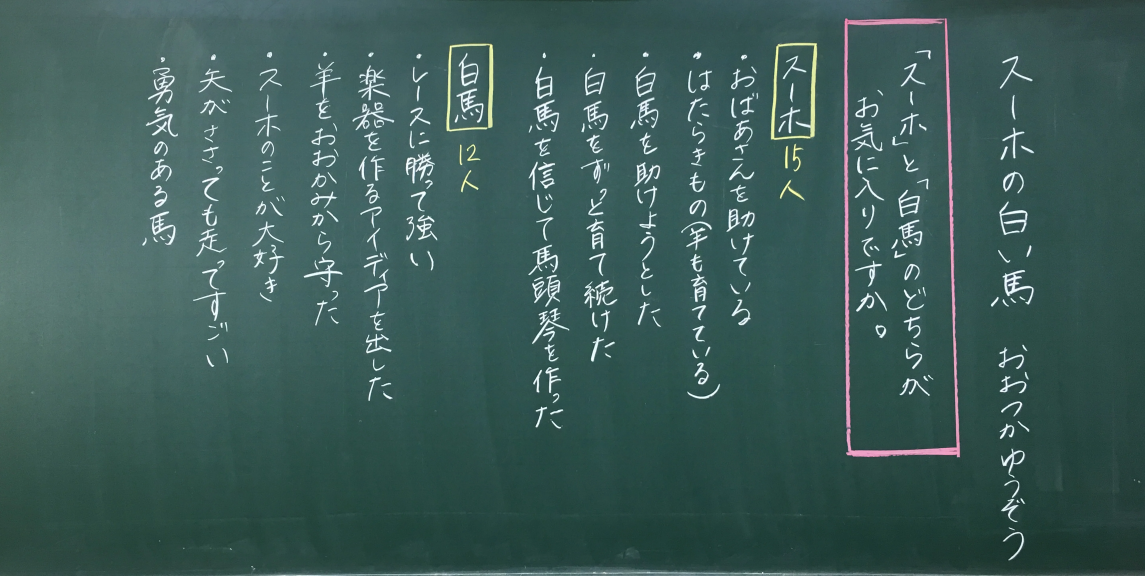
#> input picture data/kokuban1-1.webp, 5724 x 2880 px (shown at 1/5 size)
$ python -i binarize.py   (imports and definitions only)
#> lines starting #> are read from the running program, lines starting #| are printed output that depends on the picture; after the words box and inside, x2 and y2 are one past the last pixel; in counts of white or black regions, pixels touching at a corner belong together
"""板書画像から前景（チョーク・ペン線）マスクを抽出する。

照明ムラへの耐性のため CLAHE・適適応二値化・モルフォロジーを組み合わせ、
白板（明背景）／黒板（暗背景）をヒューリスティックで推定して前景を反転統一する。
"""

from __future__ import annotations

from dataclasses import dataclass

import cv2
import numpy as np


@dataclass(frozen=True)
class BinarizeResult:
    """前景（線・ストローク相当）が 255 の uint8 1ch マスク。"""

    mask: np.ndarray
    background_is_light: bool


def _edge_background_median(gray: np.ndarray) -> float:
    """縁を背景の代表として、その明度中央値を返す。"""
    h, w = gray.shape[:2]
    if h < 2 or w < 2:
        return float(np.median(gray))
    top = gray[0, :].ravel()
    bot = gray[-1, :].ravel()
    left = gray[1:-1, 0].ravel()
    right = gray[1:-1, -1].ravel()
    return float(np.median(np.concatenate([top, bot, left, right])))


def _green_board_roi_mask(bgr: np.ndarray) -> np.ndarray | None:
    """緑系黒板の盤面らしい最大領域を ROI として返す。検出できなければ None。"""
    h_img, w_img = bgr.shape[:2]
    hsv = cv2.cvtColor(bgr, cv2.COLOR_BGR2HSV)
    hue, sat, val = cv2.split(hsv)
    board = ((hue >= 25) & (hue <= 95) & (sat >= 30) & (val >= 25) & (val <= 225)).astype(np.uint8) * 255
    k = np.ones((31, 31), np.uint8)
    board = cv2.morphologyEx(board, cv2.MORPH_CLOSE, k, iterations=2)
    n, labels, stats, _ = cv2.connectedComponentsWithStats((board > 127).astype(np.uint8))
    if n <= 1:
        return None

    idx = int(1 + np.argmax(stats[1:, cv2.CC_STAT_AREA]))
    x, y, w, h, area = [int(v) for v in stats[idx]]
    if area < 0.25 * h_img * w_img or w < 0.35 * w_img or h < 0.35 * h_img:
        return None

    mx = max(8, int(0.035 * w))
    my = max(4, int(0.01 * h))
    roi = np.zeros((h_img, w_img), dtype=np.uint8)
    roi[y + my : y + h - my, x + mx : x + w - mx] = 255
    return roi


def _remove_non_text_artifacts(mask: np.ndarray) -> np.ndarray:
    """黒板枠・上下端の細長い反射など、文字ではない大きな成分を落とす。"""
    h, w = mask.shape[:2]
    n, labels, stats, _ = cv2.connectedComponentsWithStats((mask > 127).astype(np.uint8))
    cleaned = np.zeros_like(mask)
    img_area = float(h * w)
    for i in range(1, n):
        sx, sy, sw, sh, area = [int(v) for v in stats[i]]
        if area < 4:
            continue
        if area > 0.035 * img_area:
            continue
        if sh > 0.42 * h or sw > 0.72 * w:
            continue
        aspect = max(float(sw) / max(float(sh), 1.0), float(sh) / max(float(sw), 1.0))
        if aspect > 18.0 and (sw > 0.18 * w or sh > 0.18 * h):
            continue
        if area < 50 and (sy < 0.035 * h or sy + sh > 0.965 * h):
            continue
        cleaned[labels == i] = 255
    return cleaned


def extract_chalk_mask(bgr: np.ndarray) -> BinarizeResult:
    """BGR uint8 を受け取り、前景ストロークを 255 とするマスクを返す。"""
    if bgr.ndim != 3 or bgr.shape[2] != 3:
        raise ValueError("BGR uint8 画像 (H,W,3) を想定しています")

    gray = cv2.cvtColor(bgr, cv2.COLOR_BGR2GRAY)
    blurred = cv2.GaussianBlur(gray, (3, 3), 0)
    clahe = cv2.createCLAHE(clipLimit=2.0, tileGridSize=(8, 8)).apply(blurred)

    bg_med = _edge_background_median(clahe)
    light_bg = bg_med > 120.0

    # 適応二値化の探索窓サイズ（必ず奇数、極端に大きくしない）
    block = max(15, min(63, round(min(clahe.shape) / 40.0))) | 1

    # 白板: 筆記が暗い → 適応二値化で暗領域を前景(255)
    # 黒板: 筆記が明るい → 局所背景との差分でチョーク線を前景(255)
    if light_bg:
        adaptive = cv2.adaptiveThreshold(
            clahe,
            255,
            cv2.ADAPTIVE_THRESH_GAUSSIAN_C,
            cv2.THRESH_BINARY_INV,
            block,
            5,
        )
        _, otsu = cv2.threshold(clahe, 0, 255, cv2.THRESH_BINARY_INV + cv2.THRESH_OTSU)
        merged = cv2.bitwise_or(adaptive, otsu)
    else:
        bg_kernel = max(31, min(81, round(min(gray.shape[:2]) / 12.0))) | 1
        local_bg = cv2.medianBlur(gray, bg_kernel)
        diff = cv2.subtract(gray, local_bg)
        threshold = float(np.clip(np.percentile(diff, 96.0), 14.0, 30.0))
        merged = ((diff > threshold) & (gray > 78)).astype(np.uint8) * 255
        roi = _green_board_roi_mask(bgr)
        if roi is not None:
            merged = cv2.bitwise_and(merged, roi)

    k = np.ones((3, 3), np.uint8)
    closed = cv2.morphologyEx(merged, cv2.MORPH_CLOSE, k, iterations=1)
    opened = cv2.morphologyEx(closed, cv2.MORPH_OPEN, k, iterations=1)
    if not light_bg:
        opened = _remove_non_text_artifacts(opened)

    return BinarizeResult(mask=opened, background_is_light=light_bg)

>>> import cv2
>>> picture = cv2.imread('../../../data/kokuban1-1.webp')
#> picture is the input picture: shape (2880, 5724, 3); mean B, G, R 88.3, 92, 61
>>> result = extract_chalk_mask(picture)
#> in extract_chalk_mask, `gray = cv2.cvtColor(bgr, cv2.COLOR_BGR2GRAY)`:
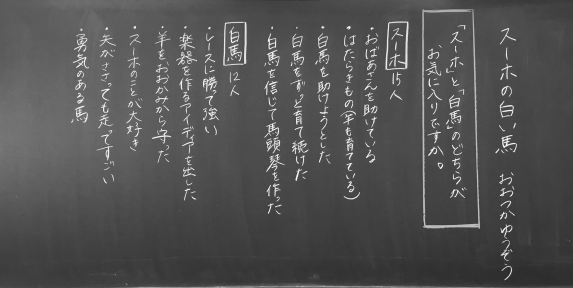
#> gray: shape (2880, 5724) (shown at 1/10 size); min 17, max 255, mean 82.3
#> in _edge_background_median, `top = gray[0, :].ravel()`: top = 5724 values, max 136 at index 965, min 38 at index 2771, mean 84.72
#> in _edge_background_median, `bot = gray[-1, :].ravel()`: bot = 5724 values, max 245 at index 1418, min 60 at index 356, mean 134.8
#> in _edge_background_median, `left = gray[1:-1, 0].ravel()`: left = 2878 values, max 146 at index 1489, min 55 at index 2587, mean 99.38
#> in _edge_background_median, `right = gray[1:-1, -1].ravel()`: right = 2878 values, max 116 at index 2877, min 32 at index 2842, mean 66.06
#> in extract_chalk_mask, `bg_med = _edge_background_median(clahe)`: bg_med = 99
#> in extract_chalk_mask, `light_bg = bg_med > 120.0`: light_bg = False
#> in extract_chalk_mask, `diff = cv2.subtract(gray, local_bg)`:
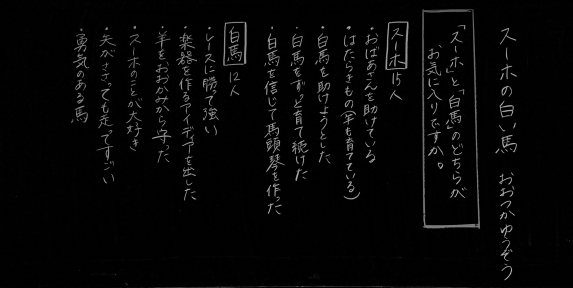
#> diff: shape (2880, 5724) (shown at 1/10 size); min 0, max 204, mean 6
#> in extract_chalk_mask, `threshold = float(np.clip(np.percentile(diff, 96.0), 14.0, 30.0))`: threshold = 30
#> in extract_chalk_mask, `merged = ((diff > threshold) & (gray > 78)).astype(np.uint8) * 255`:
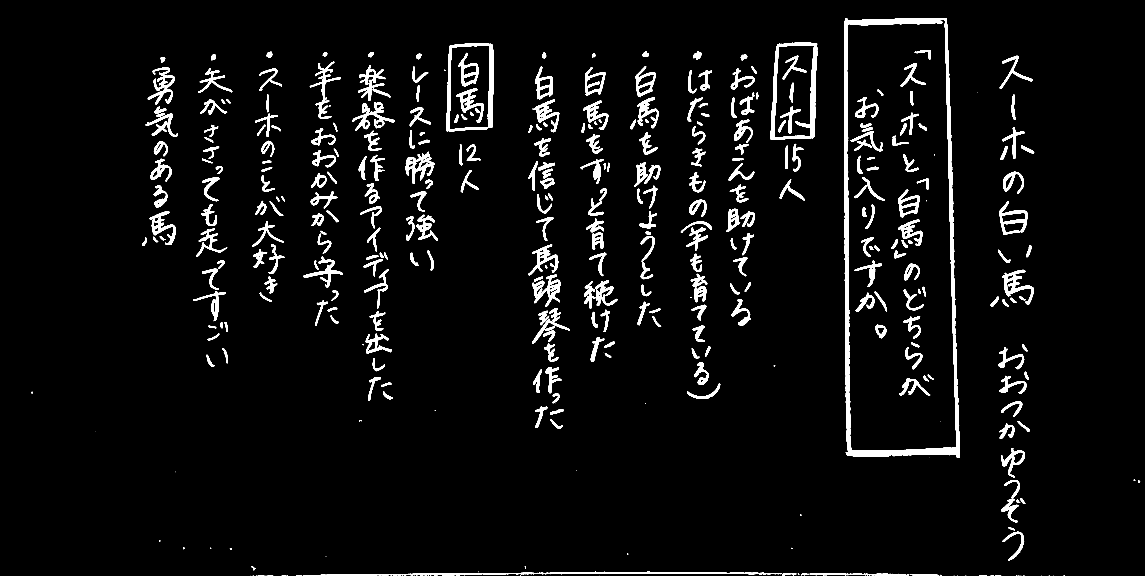
#> merged: shape (2880, 5724) (shown at 1/5 size); 4.3% white; 429 white regions (68 under 20 px), largest, box (x1, y1, x2, y2) and area: (4221, 90, 4800, 2287) 100213, (3853, 214, 4086, 700) 23451, (2232, 217, 2467, 658) 19351
#> in _green_board_roi_mask, `hue, sat, val = cv2.split(hsv)`:
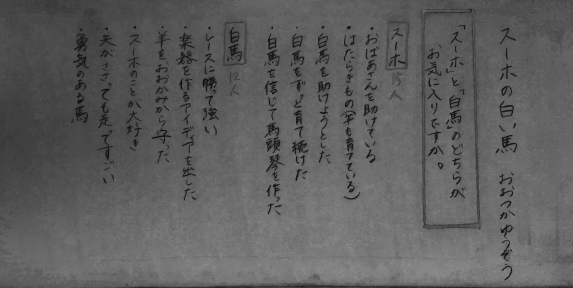
#> sat: shape (2880, 5724) (shown at 1/10 size); min 0, max 255, mean 94.4
#> in _green_board_roi_mask, `board = ((hue >= 25) & (hue <= 95) & (sat >= 30) & (val >= 25) & (val ..`:
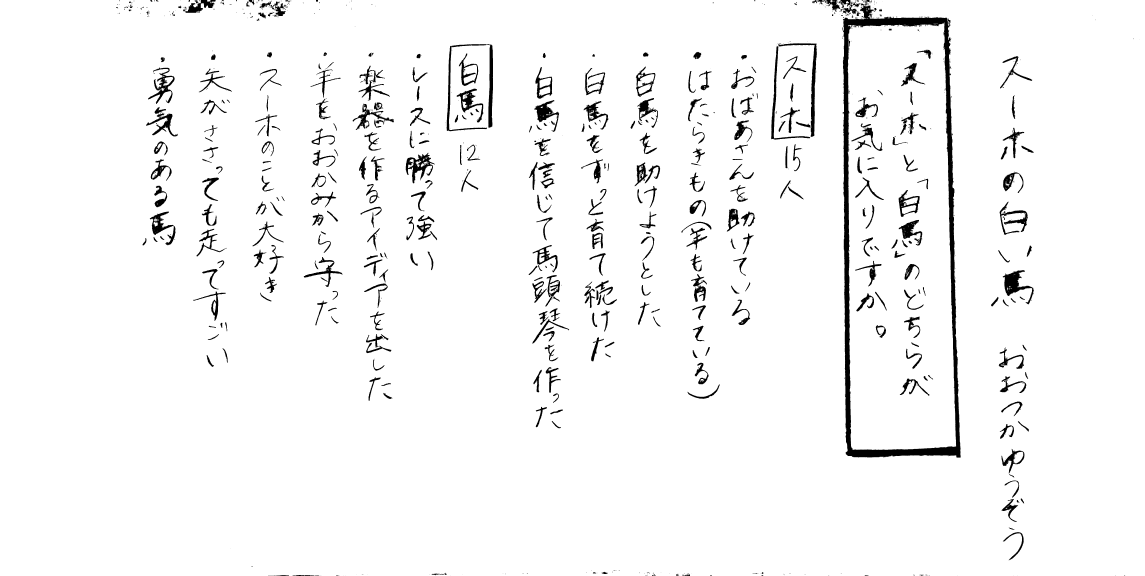
#> board: shape (2880, 5724) (shown at 1/5 size); 96.4% white; 1480 black regions (1033 under 20 px), largest, box (x1, y1, x2, y2) and area: (4212, 0, 4804, 2289) 138976, (2233, 221, 2465, 656) 13832, (3890, 216, 4084, 684) 9024
#> in _green_board_roi_mask, `n, labels, stats, _ = cv2.connectedComponentsWithStats((board > 127).a..`: n = 2; stats = [[-1, 2147483647, 0, 0, 0], [0, 0, 5724, 2880, 16485120]]
#> in _green_board_roi_mask, `idx = int(1 + np.argmax(stats[1:, cv2.CC_STAT_AREA]))`: idx = 1
#> in _green_board_roi_mask, `x, y, w, h, area = [int(v) for v in stats[idx]]`: x = 0; w = 5724; h = 2880; area = 16485120
#> in _green_board_roi_mask, `mx = max(8, int(0.035 * w))`: mx = 200
#> in _green_board_roi_mask, `my = max(4, int(0.01 * h))`: my = 28
#> in _remove_non_text_artifacts, `n, labels, stats, _ = cv2.connectedComponentsWithStats((mask > 127).as..`:
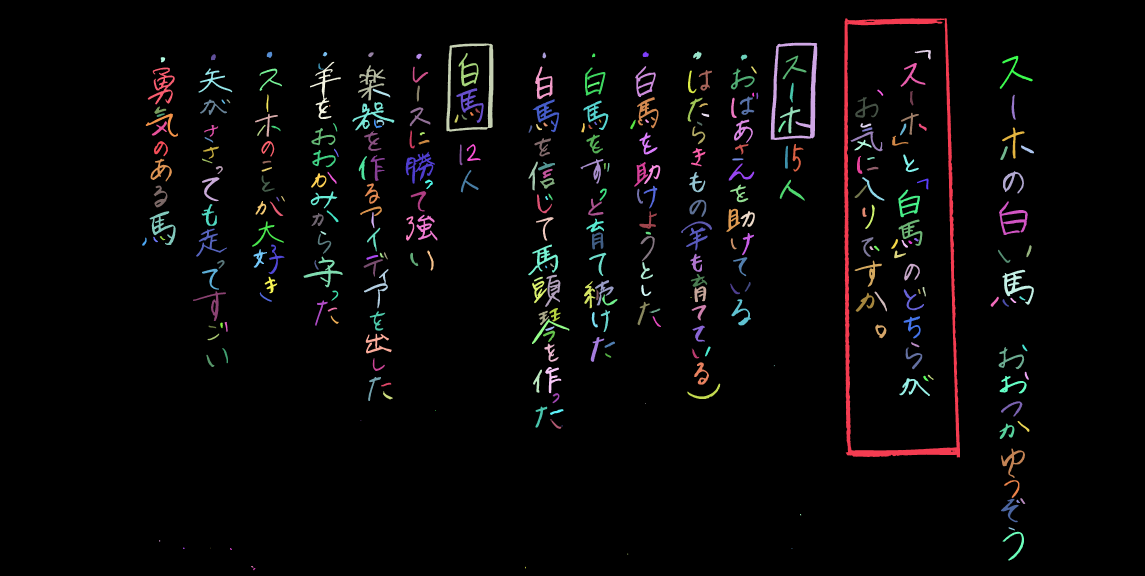
#> labels: shape (2880, 5724) int32 (shown at 1/5 size); 343 distinct labels, from 0 to 342; one colour per label, 0 black
#> in _remove_non_text_artifacts, `n, labels, stats, _ = cv2.connectedComponentsWithStats((mask > 127).as..`: n = 343; stats = 343 rows, first 6: [0, 0, 5724, 2880, 15797983], [4221, 91, 579, 2196, 100351], [3854, 214, 232, 486, 23469], [2232, 217, 235, 441, 19361], [4574, 250, 80, 48, 1096], [3466, 257, 42, 40, 1026]
#> the loop in _remove_non_text_artifacts, `for i in range(1, n):` made 342 passes
#> (sx, sy, sw, sh, area, aspect) on passes 2 to 4: (3854, 214, 232, 486, 23469, 2.09), (2232, 217, 235, 441, 19361, 1.88), (4574, 250, 80, 48, 1096, 1.67)
#> after the loop in _remove_non_text_artifacts, `for i in range(1, n):`:
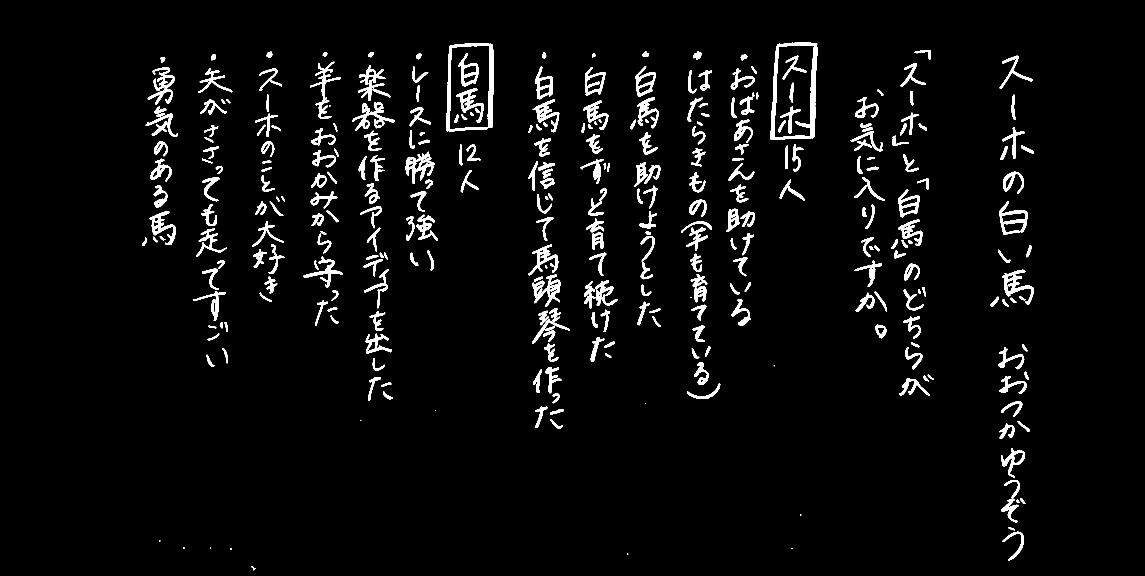
#> cleaned: shape (2880, 5724) (shown at 1/5 size); 3.6% white; 340 white regions (7 under 20 px), largest, box (x1, y1, x2, y2) and area: (3854, 214, 4086, 700) 23469, (2232, 217, 2467, 658) 19361, (2029, 759, 2174, 918) 7989

$ run again, on data/rectangle_large_type_2_200ca6f846ff96ed76bc56e5e8e9f20f.webp
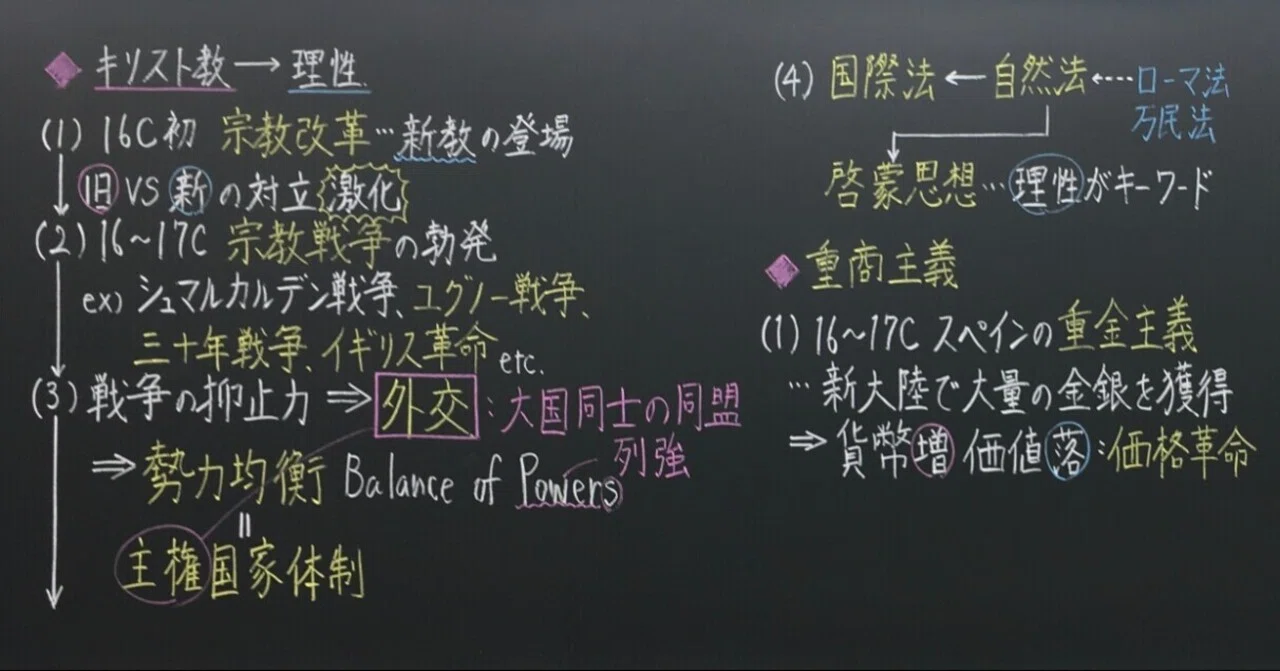
#> input picture data/rectangle_large_type_2_200ca6f846ff96ed76bc56e5e8e9f20f.webp, 1280 x 671 px
#> picture is the input picture: shape (671, 1280, 3); mean B, G, R 62.6, 62.4, 59.1
#> top = 1280 values, max 107 at index 578, min 75 at index 188, mean 91.72
#> bot = 1280 values, max 24 at index 1093, min 15 at index 47, mean 19.43
#> left = 669 values, max 91 at index 0, min 28 at index 668, mean 43.51
#> right = 669 values, max 94 at index 3, min 33 at index 485, mean 52.47
#> bg_med = 44
#> light_bg = False
#> threshold = 30
#> hsv: shape (671, 1280, 3); mean H, S, V 91.4, 29.6, 64.5
#> in _green_board_roi_mask, `n, labels, stats, _ = cv2.connectedComponentsWithStats((board > 127).a..`:
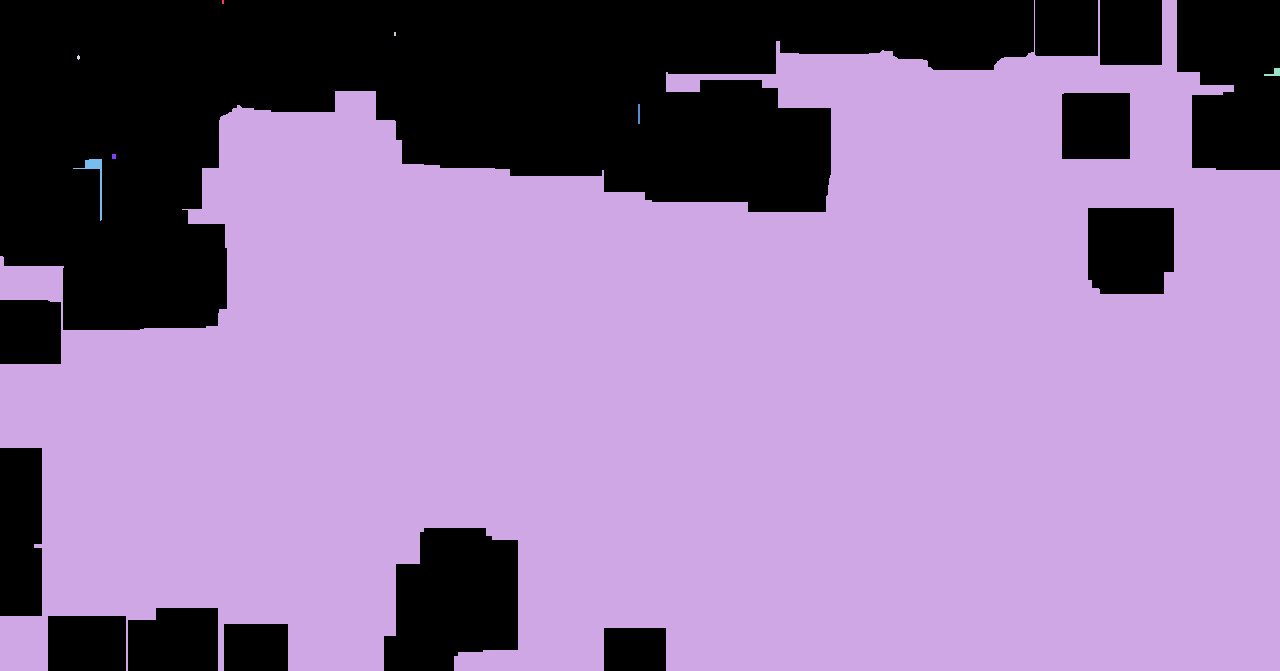
#> labels: shape (671, 1280) int32; 9 distinct labels, from 0 to 8; one colour per label, 0 black
#> in _green_board_roi_mask, `n, labels, stats, _ = cv2.connectedComponentsWithStats((board > 127).a..`: n = 9; stats = [[0, 0, 1280, 671, 251824], [222, 0, 2, 4, 8], [0, 0, 1280, 671, 606620], [394, 32, 2, 4, 8], [77, 55, 3, 5, 11], [1264, 68, 16, 8, 68], [638, 104, 2, 20, 40], [112, 154, 4, 5, 20], [73, 159, 29, 62, 281]]
#> idx = 2
#> in _green_board_roi_mask, `x, y, w, h, area = [int(v) for v in stats[idx]]`: x = 0; w = 1280; h = 671; area = 606620
#> mx = 44
#> my = 6
#> roi: shape (671, 1280); 91.5% white; 1 black region, box (x1, y1, x2, y2) and area: (0, 0, 1280, 671) 73352
#> closed: shape (671, 1280); 11% white; 260 white regions (25 under 20 px), largest, box (x1, y1, x2, y2) and area: (282, 162, 409, 270) 3944, (374, 321, 498, 440) 2984, (872, 419, 955, 479) 2056
#> opened: shape (671, 1280); 10.4% white; 392 white regions (64 under 20 px), largest, box (x1, y1, x2, y2) and area: (374, 372, 479, 440) 2413, (394, 114, 476, 163) 1730, (95, 44, 232, 91) 1687
#> in _remove_non_text_artifacts, `n, labels, stats, _ = cv2.connectedComponentsWithStats((mask > 127).as..`:
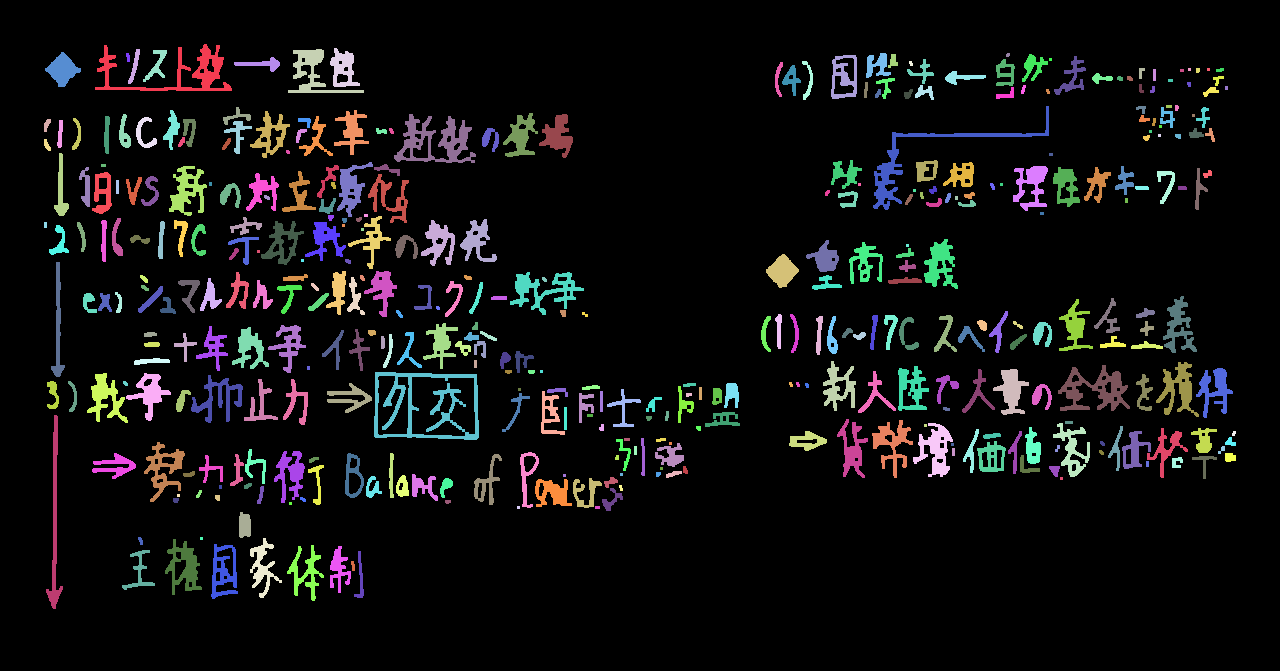
#> labels: shape (671, 1280) int32; 393 distinct labels, from 0 to 392; one colour per label, 0 black
#> in _remove_non_text_artifacts, `n, labels, stats, _ = cv2.connectedComponentsWithStats((mask > 127).as..`: n = 393; stats = 393 rows, first 6: [0, 0, 1280, 671, 769638], [95, 44, 137, 47, 1687], [128, 49, 12, 35, 154], [288, 49, 76, 44, 963], [330, 48, 30, 39, 620], [143, 50, 24, 32, 247]
#> the loop in _remove_non_text_artifacts, `for i in range(1, n):` made 392 passes
#> (sx, sy, sw, sh, area, aspect) on passes 1 to 3: (95, 44, 137, 47, 1687, 2.91), (128, 49, 12, 35, 154, 2.92), (288, 49, 76, 44, 963, 1.73)
